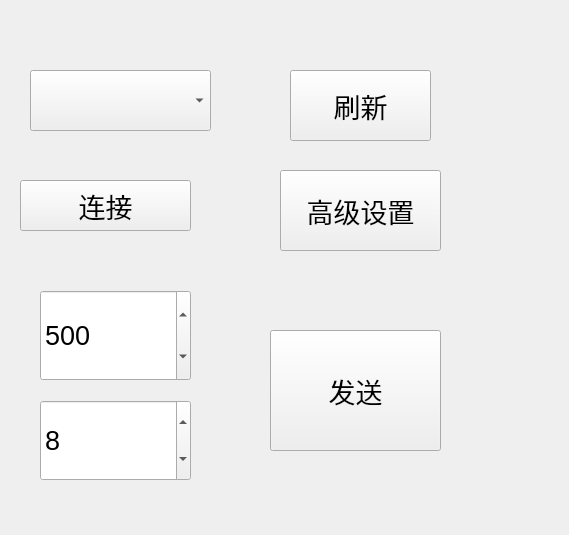
<?xml version="1.0" encoding="UTF-8"?>
<ui version="4.0">
 <class>open_window</class>
 <widget class="QWidget" name="open_window">
  <property name="geometry">
   <rect>
    <x>0</x>
    <y>0</y>
    <width>569</width>
    <height>535</height>
   </rect>
  </property>
  <property name="windowTitle">
   <string>Form</string>
  </property>
  <widget class="QPushButton" name="advanced_setting_button">
   <property name="enabled">
    <bool>true</bool>
   </property>
   <property name="geometry">
    <rect>
     <x>280</x>
     <y>170</y>
     <width>161</width>
     <height>81</height>
    </rect>
   </property>
   <property name="font">
    <font>
     <pointsize>20</pointsize>
    </font>
   </property>
   <property name="text">
    <string>高级设置</string>
   </property>
  </widget>
  <widget class="QPushButton" name="send_button">
   <property name="geometry">
    <rect>
     <x>270</x>
     <y>330</y>
     <width>171</width>
     <height>121</height>
    </rect>
   </property>
   <property name="font">
    <font>
     <pointsize>20</pointsize>
    </font>
   </property>
   <property name="text">
    <string>发送</string>
   </property>
  </widget>
  <widget class="QComboBox" name="open_serailCb">
   <property name="geometry">
    <rect>
     <x>30</x>
     <y>70</y>
     <width>181</width>
     <height>61</height>
    </rect>
   </property>
   <property name="font">
    <font>
     <pointsize>20</pointsize>
    </font>
   </property>
  </widget>
  <widget class="QPushButton" name="open_btnSerialCheck">
   <property name="geometry">
    <rect>
     <x>290</x>
     <y>70</y>
     <width>141</width>
     <height>71</height>
    </rect>
   </property>
   <property name="font">
    <font>
     <pointsize>20</pointsize>
    </font>
   </property>
   <property name="text">
    <string>刷新</string>
   </property>
  </widget>
  <widget class="QPushButton" name="open_openBt">
   <property name="geometry">
    <rect>
     <x>20</x>
     <y>180</y>
     <width>171</width>
     <height>51</height>
    </rect>
   </property>
   <property name="font">
    <font>
     <pointsize>20</pointsize>
    </font>
   </property>
   <property name="text">
    <string>连接</string>
   </property>
  </widget>
  <widget class="QSpinBox" name="open_freq">
   <property name="geometry">
    <rect>
     <x>40</x>
     <y>290</y>
     <width>151</width>
     <height>91</height>
    </rect>
   </property>
   <property name="font">
    <font>
     <pointsize>20</pointsize>
    </font>
   </property>
   <property name="maximum">
    <number>1000</number>
   </property>
   <property name="value">
    <number>500</number>
   </property>
  </widget>
  <widget class="QSpinBox" name="open_times">
   <property name="geometry">
    <rect>
     <x>40</x>
     <y>400</y>
     <width>151</width>
     <height>81</height>
    </rect>
   </property>
   <property name="font">
    <font>
     <pointsize>20</pointsize>
    </font>
   </property>
   <property name="maximum">
    <number>20</number>
   </property>
   <property name="value">
    <number>8</number>
   </property>
  </widget>
 </widget>
 <resources/>
 <connections/>
</ui>
